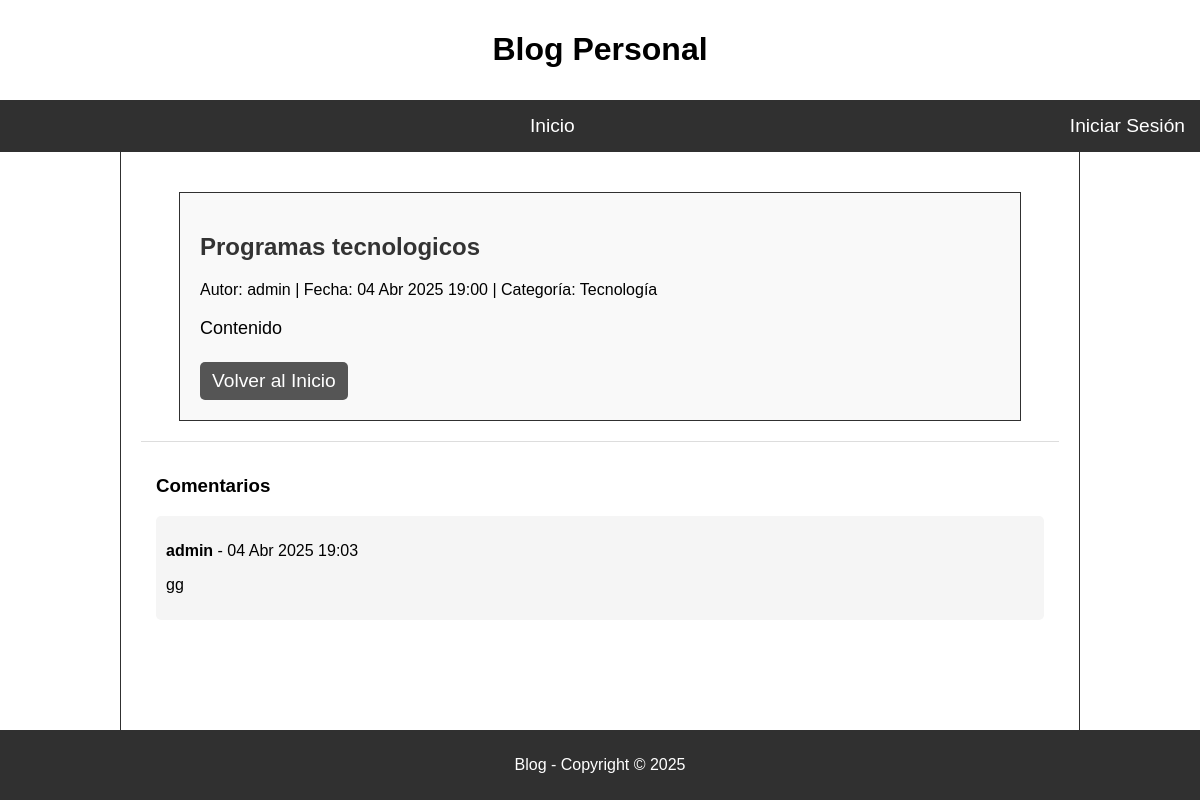
Page /publicacion/1/ on the committed database.
### post/models.py (models this page shows, shortened)
class Post(models.Model):
    title = models.CharField(max_length=200)
    content = models.TextField()
    author = models.ForeignKey(User, on_delete=models.CASCADE)  # Relación con usuario
    category = models.ForeignKey(Category, on_delete=models.SET_NULL, null=True, blank=True)  # Relación con categoría
    created_at = models.DateTimeField(auto_now_add=True)
    updated_at = models.DateTimeField(auto_now=True)
    published = models.BooleanField(default=True)

class Category(models.Model):
    name = models.CharField(max_length=100, unique=True)
    class Meta:
        verbose_name = "Category"
        verbose_name_plural = "Categories"

class Comment(models.Model):
    post = models.ForeignKey(Post, on_delete=models.CASCADE, related_name="comments")
    author = models.ForeignKey(User, on_delete=models.CASCADE)  # Relación con usuario
    content = models.TextField()
    created_at = models.DateTimeField(auto_now_add=True)

### post/views.py (the view, shortened to what this page needs)
# urls.py: path('publicacion/<int:post_id>/', views.detalle_publicacion, name='detalle_publicacion'),
def detalle_publicacion(request, post_id):
    post = get_object_or_404(Post, id=post_id)
    comentarios = post.comments.all().order_by('-created_at')  # Trae todos los comentarios ordenados por fecha
    form = CommentForm()
    return render(request, 'post/detalle_publicacion.html', {
        'post': post,
        'comentarios': comentarios,
        'form': form
    })

### post/templates/post/detalle_publicacion.html (shortened to what this page needs)
{% extends "post/base.html" %}
{% load static %}
{% block extra_head %}
<link rel="stylesheet" href="{% static 'post/css/detalle_publicacion.css' %}">
{% endblock extra_head%}
{% block content %}
<div class="detalle-publicacion">
    <h2 class="post-title">{{ post.title }}</h2>
    <p class="post-meta">
        Autor: {{ post.author.username }} | Fecha: {{ post.created_at|date:"d M Y H:i" }} | Categoría: {{ post.category.name|default:"Sin categoría" }}
    </p>
    <div class="post-content">
        {{ post.content }}
    </div>
    {% if user.is_authenticated %}
        <div class="post-actions">
            <a href="{% url 'publicaciones' %}" class="btn-volver">Volver a Publicaciones</a>
            {% if user == post.author or user.is_superuser %}
                <a href="{% url 'editar_publicacion' post.id %}" class="btn-editar">Editar</a>
                <a href="{% url 'eliminar_publicacion' post.id %}" class="btn-eliminar">Eliminar</a>
            {% endif %}
        </div>
    {% else %}
        <div class="post-actions">
            <a href="{% url 'index' %}" class="btn-volver">Volver al Inicio</a>
        </div>
    {% endif %}
</div>
<div class="comentarios-section">
    <h3>Comentarios</h3>
    {% for comentario in comentarios %}
        <div class="comentario">
            <p><strong>{{ comentario.author.username }}</strong> - {{ comentario.created_at|date:"d M Y H:i" }}</p>
            <p>{{ comentario.content }}</p>
        </div>
    {% empty %}
        <p>No hay comentarios aún.</p>
    {% endfor %}
</div>
{% endblock %}

### post/static/post/css/base.css (style rules this page uses)
html, body { height: 100%; margin: 0; }
body { display: flex; font-family: Arial, sans-serif; flex-direction: column; }
a { text-decoration: none; color: #ffffff; font-size: 1.2em; }

### post/static/post/css/detalle_publicacion.css (style rules this page uses)
.detalle-publicacion { max-width: 800px; margin: 20px auto; padding: 20px; border: 1px solid #303030; background: #f9f9f9; }
.post-title { font-size: 24px; color: #333; }
.post-content { margin-top: 15px; font-size: 18px; line-height: 1.5; }
.post-actions { margin-top: 20px; }
.btn-volver, .btn-editar, .btn-eliminar { display: inline-block; margin-right: 10px; padding: 8px 12px; border-radius: 5px; text-decoration: none; color: white; }
.btn-volver { background-color: #555; }
.comentarios-section { margin-top: 20px; padding: 15px; border-top: 1px solid #ddd; }
.comentario { margin-bottom: 10px; padding: 10px; background: #f5f5f5; border-radius: 5px; }

### rows in the picture
Post: title "Programas tecnologicos", author.username "admin", created_at "04 Abr 2025 19:00", category.name "Tecnología", content "Contenido"
Comment: author.username "admin", created_at "04 Abr 2025 19:03", content "gg"
